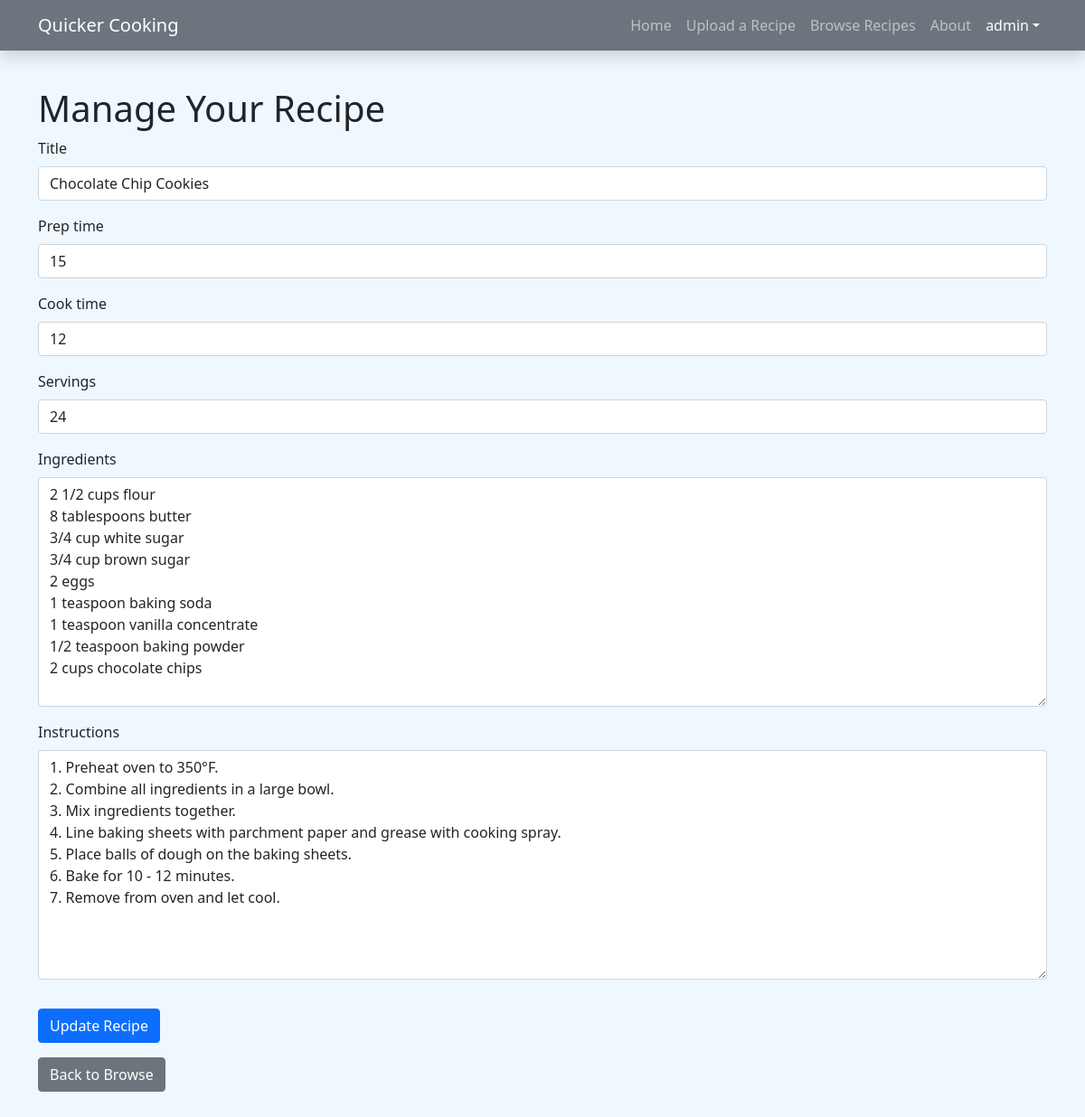
The app's page /manage_recipe/2 (signed in) with its own data.
### workedup/models.py (models this page shows)
class Recipe(models.Model):
    user = models.ForeignKey(User, on_delete=models.CASCADE)
    title = models.CharField(max_length=200)
    created_at = models.DateTimeField(auto_now_add=True, blank=True)
    prep_time = models.IntegerField()
    cook_time = models.IntegerField()
    servings = models.IntegerField()
    ingredients = models.TextField()
    instructions = models.TextField()

### workedup/views.py (the view)
# urls.py: path('manage_recipe/<int:id>', views.manage_recipe, name='manage_recipe'),
@login_required(login_url='login')
def manage_recipe(request, id):
    recipe = Recipe.objects.get(id=id)
    if recipe.user == request.user or request.user.is_superuser:
        form = RecipeForm(request.POST or None, instance=recipe)
        if form.is_valid():
            form.save()
            return redirect('browse')
        return render(request, 'workedup/manage_recipe.html', {'form': form})
    else:
        return redirect('browse')

### templates/workedup/manage_recipe.html (shortened to what this page needs)
{% extends 'base.html' %}
{% load static %}
{% load crispy_forms_tags %}
{% block body %}
<h1>Manage Your Recipe</h1>
    <form action="" method="post">
        {{ form|crispy }}
        <button class="btn btn-primary mt-3" type="submit">Update Recipe</button>
    </form>
    <a href="{% url 'browse' %}" class="btn btn-secondary mt-3">Back to Browse</a>
{% endblock %}

### templates/base.html (shortened to what this page needs)
{% load static %}
<!doctype html>
<html lang="en">
<head>
    <link href="https://cdn.jsdelivr.net/npm/bootstrap@5.1.3/dist/css/bootstrap.min.css" rel="stylesheet">
    <link rel="stylesheet" href="https://cdn.jsdelivr.net/npm/bootstrap-icons@1.7.2/font/bootstrap-icons.css">
    <link rel="stylesheet" href="{% static 'css/main.css' %}">
</head>
<body>
<nav class="navbar navbar-expand-lg navbar-dark bg-secondary fixed-top shadow">
    <div class="container">
        <a class="navbar-brand" href="{% url 'index' %}">Quicker Cooking</a>
        <div class="collapse navbar-collapse" id="navbarSupportedContent">
            <ul class="navbar-nav ms-auto mb-2 mb-lg-0">
                <li class="nav-item">
                    <a class="nav-link" aria-current="page" href="{% url 'index' %}">Home</a>
                </li>
                {% if user.is_authenticated %}
                    <li class="nav-item">
                        <a class="nav-link" href="{% url 'create_recipe' %}">Upload a Recipe</a>
                    </li>
                    <li class="nav-item">
                        <a class="nav-link" href="{% url 'browse' %}">Browse Recipes</a>
                    </li>
                {% endif %}
                <li class="nav-item">
                    <a class="nav-link" href="{% url 'about' %}">About</a>
                </li>
                {% if user.is_authenticated %}
                    <li class="nav-item dropdown">
                        <a class="nav-link dropdown-toggle active" data-bs-toggle="dropdown" href="#"
                           role="button" aria-expanded="false">{{  user.username}}</a>
                    </li>
                    </ul>
                {% else %}
                    <a class="btn btn-light" href={% url 'login' %}>Login</a>
                    <div class="m-2"></div>
                    <a class="btn btn-light" href={% url 'register' %}>Register</a>
                {% endif %}
        </div>
    </div>
</nav>
<div class="container my-5 py-5 justify-content-center">
    {% block body %}
    {% endblock %}
</div>
</body>
</html>

### static/css/main.css (style rules this page uses)
body { background-color: aliceblue; }

### records on screen
Recipe: title "Chocolate Chip Cookies", prep_time "15", cook_time "12", servings "24", ingredients "2 1/2 cups flour 8 tablespoons butter 3/4 cup white sugar 3/4 cup brown sugar 2 eggs 1 teaspoon baking soda 1 teaspoon vanilla concentrate 1/2 teaspoon baking powder 2 cups chocolate chips", instructions "1. Preheat oven to 350°F. 2. Combine all ingredients in a large bowl. 3. Mix ingredients together. 4. Line baking sheets with parchment paper and grease with cooking spray. 5. Place balls of dough on the baking sheets. 6. Bake for 10 - 12 minutes. 7. Remove from oven and let cool."

### other values on screen
{{ user.username }} "admin"
